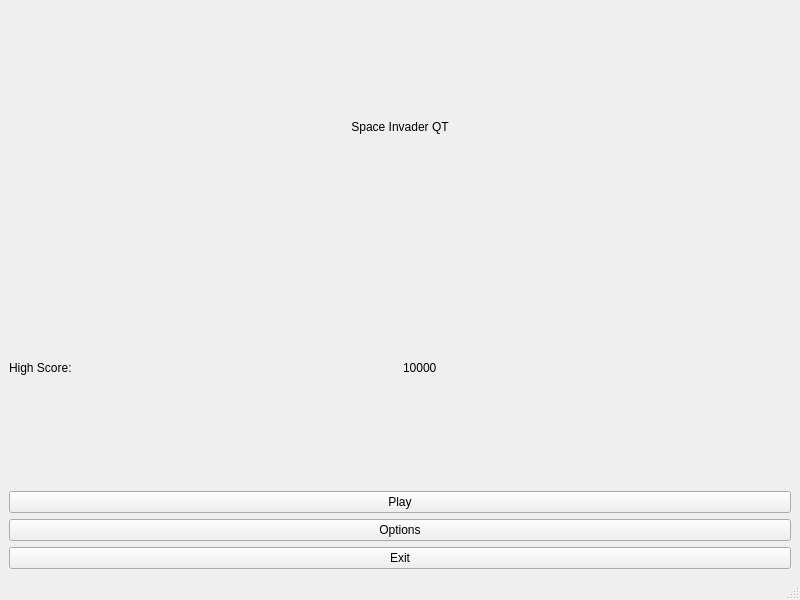
<?xml version="1.0" encoding="UTF-8"?>
<ui version="4.0">
 <class>MainWindow</class>
 <widget class="QMainWindow" name="MainWindow">
  <property name="geometry">
   <rect>
    <x>0</x>
    <y>0</y>
    <width>800</width>
    <height>600</height>
   </rect>
  </property>
  <property name="windowTitle">
   <string>Space Invader QT</string>
  </property>
  <widget class="QWidget" name="centralwidget">
   <layout class="QVBoxLayout">
    <item>
     <widget class="QLabel" name="titleLabel"> 
      <property name="text">
       <string>Space Invader QT</string>
      </property>
      <property name="alignment">
       <set>Qt::AlignCenter</set>
      </property>
     </widget>
    </item>
    <item>
     <layout class="QHBoxLayout">
      <item>
       <widget class="QLabel" name="highScoreLabel">
        <property name="text">
         <string>High Score:</string>
        </property>
       </widget>
      </item>
      <item>
       <widget class="QLabel" name="highScoreValue"> 
        <property name="text">
         <string>10000</string>
        </property>
       </widget>
      </item>
     </layout>
    </item>
    <item>
     <widget class="QPushButton" name="playButton">
      <property name="text">
       <string>Play</string>
      </property>
     </widget>
    </item>
    <item>
     <widget class="QPushButton" name="menuButton">
      <property name="text">
       <string>Options</string>
      </property>
     </widget>
    </item>
    <item>
     <widget class="QPushButton" name="exitButton">
      <property name="text">
       <string>Exit</string>
      </property>
     </widget>
    </item>
   </layout>
  </widget>
  <widget class="QMenuBar" name="menubar">
   <property name="geometry">
    <rect>
     <x>0</x>
     <y>0</y>
     <width>800</width>
     <height>25</height>
    </rect>
   </property>
  </widget>
  <widget class="QStatusBar" name="statusbar"/>
 </widget>
 <resources/>
 <connections/>
</ui>
